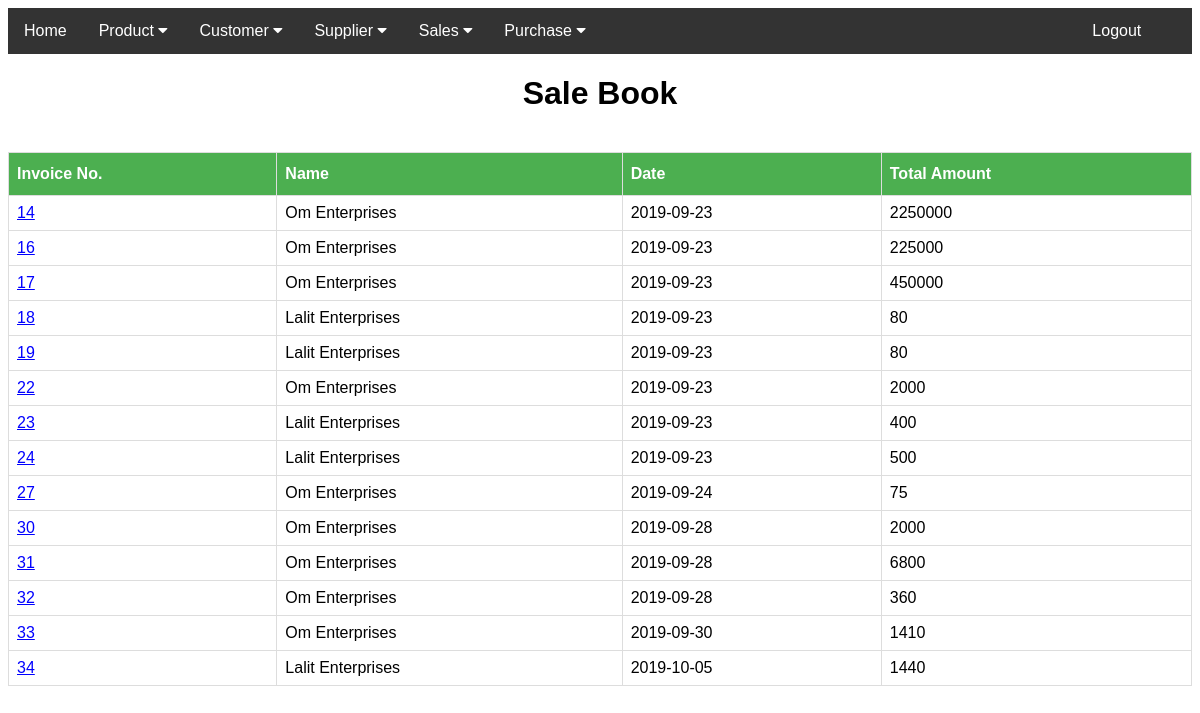
The page /purchasebook.php on the database its author committed.
### tables this page shows
CREATE TABLE `purchaseinvoice` (
  `pInvNo` int(11) NOT NULL,
  `pInvDate` date NOT NULL,
  `sId` int(11) NOT NULL,
  `pInvAmt` int(11) NOT NULL
);

CREATE TABLE `suppdetails` (
  `sId` int(10) NOT NULL,
  `sName` varchar(20) DEFAULT NULL,
  `sPhoNum` varchar(10) NOT NULL,
  `sEmail` varchar(20) NOT NULL,
  `sAddress` varchar(30) NOT NULL
);

### purchasebook.php (the view, shortened to what this page needs)
<!DOCTYPE html>
<?php
  include 'navbar.php';
?>
<html>
<body><center>
<?php
    require_once("connect.php");
    $sql = "SELECT purchaseinvoice.pInvNo,purchaseinvoice.pInvDate,purchaseinvoice.pInvAmt,suppdetails.sName
          FROM purchaseinvoice
          INNER JOIN suppdetails ON purchaseinvoice.sID = suppdetails.sID";
    if(!$result = $conn->query($sql)){
      die('There was an error running the query [' . $conn->error . ']');
    }else{
      echo"<h1>Sale Book</h1>";
    }
?>
<?php
    if ($result->num_rows > 0) {
?>
<table id="customer"><tr><th>Invoice No.</th><br><th>Name</th><th>Date</th><th>Total Amount</th></tr>
      <?php
        while($row = $result->fetch_assoc()){
       ?>
      <tr>
        <td><a href="purchaserecipt.php?invoiceId=<?php echo $row["pInvNo"]; ?>" onclick="window.open(this.href,'targetWindow','toolbar=no,location=no,status=no,menubar=no,scrollbars=yes,resizable=yes,top=300,left=500,width=400,height=400'); return false;"><?php echo $row["pInvNo"];?></a></td>
        <td><?php echo $row["sName"]; ?></td>
        <td><?php echo $row["pInvDate"]; ?></td>
        <td><?php echo $row["pInvAmt"]; ?></td>
      </tr>
    <?php } ?>
</table>
<?php } ?>
</center>
</body>
</html>

### navbar.php (style rules this page uses)
body { font-family: Arial, Helvetica, sans-serif; }

### purchasebook.php (style rules this page uses)
#customer { font-family: "Trebuchet MS", Arial, Helvetica, sans-serif; border-collapse: collapse; width: 100%; }
#customer td, #customer th { border: 1px solid #ddd; padding: 8px; }
#customer th { padding-top: 12px; padding-bottom: 12px; text-align: left; background-color: #4CAF50; color: white; }
a { color: blue; }

### rows shown on the page
purchaseinvoice: pInvNo "14", sId.sName "Om Enterprises", pInvDate "2019-09-23", pInvAmt "2250000"
purchaseinvoice: pInvNo "16", sId.sName "Om Enterprises", pInvDate "2019-09-23", pInvAmt "225000"
purchaseinvoice: pInvNo "17", sId.sName "Om Enterprises", pInvDate "2019-09-23", pInvAmt "450000"
purchaseinvoice: pInvNo "18", sId.sName "Lalit Enterprises", pInvDate "2019-09-23", pInvAmt "80"
purchaseinvoice: pInvNo "19", sId.sName "Lalit Enterprises", pInvDate "2019-09-23", pInvAmt "80"
purchaseinvoice: pInvNo "22", sId.sName "Om Enterprises", pInvDate "2019-09-23", pInvAmt "2000"
purchaseinvoice: pInvNo "23", sId.sName "Lalit Enterprises", pInvDate "2019-09-23", pInvAmt "400"
purchaseinvoice: pInvNo "24", sId.sName "Lalit Enterprises", pInvDate "2019-09-23", pInvAmt "500"
purchaseinvoice: pInvNo "27", sId.sName "Om Enterprises", pInvDate "2019-09-24", pInvAmt "75"
purchaseinvoice: pInvNo "30", sId.sName "Om Enterprises", pInvDate "2019-09-28", pInvAmt "2000"
purchaseinvoice: pInvNo "31", sId.sName "Om Enterprises", pInvDate "2019-09-28", pInvAmt "6800"
purchaseinvoice: pInvNo "32", sId.sName "Om Enterprises", pInvDate "2019-09-28", pInvAmt "360"
purchaseinvoice: pInvNo "33", sId.sName "Om Enterprises", pInvDate "2019-09-30", pInvAmt "1410"
purchaseinvoice: pInvNo "34", sId.sName "Lalit Enterprises", pInvDate "2019-10-05", pInvAmt "1440"
